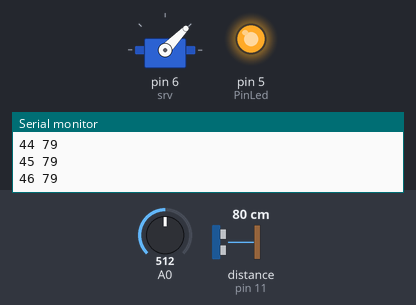
This sketch was run on a simulated Arduino Uno, built with avr-gcc and run on an emulated ATmega328P. Parts: servo, output pins drawn as LEDs (lit = HIGH), the last lines printed to the serial monitor. Wiring (inferred from the names in the program): ultrasonic range finder: trigger pin 12; echo pin 11. The inputs (shaded band) are chosen by the test bench; at power-on: distance to the obstacle (sensor on pin 11) 80 cm, A0 = 512. The echo pulse lasts 58.3 µs per cm; pins used as bus, display or sensor lines are not drawn.

Above: at 1.2 s.
1.3 s: distance to the obstacle (sensor on pin 11) set to 2 cm
At 2.3 s:
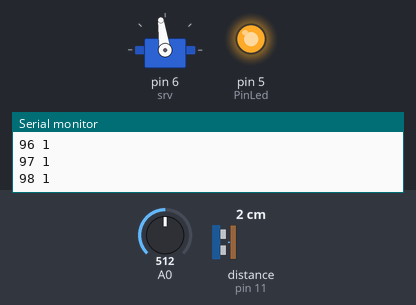
4.3 s: A0 set to 110
At 5.3 s:
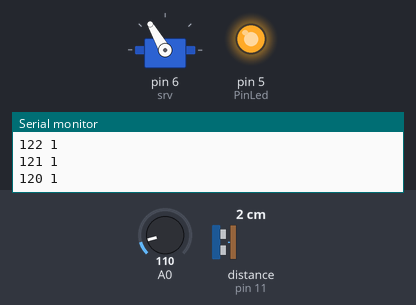
7.3 s: A0 set to 95
At 7.8 s:
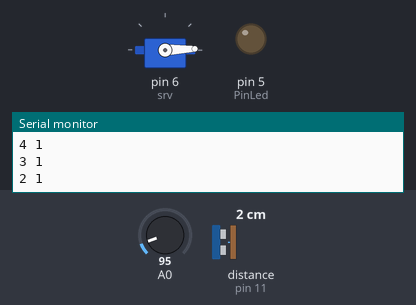
10.3 s: distance to the obstacle (sensor on pin 11) set to 250 cm
13.3 s: distance to the obstacle (sensor on pin 11) set to 4 cm
16.3 s: A0 set to 122
At 17.4 s:
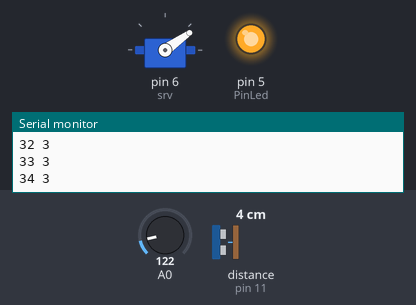
Timing chart, 0 to 20.3 s (numbered marks = the images above; inputs shaded):
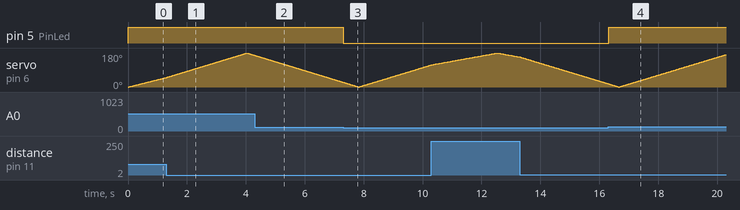

The sketch:

radar.ino
```cpp
////////////////////////////////////////////////////////////////////////////////
// Arduino Radar fun project.
// This sketch uses sonar and servo motor to scan 180 field.
// Measurments are transferred via serial line using a simple text protocol:
// one measurement per line in the format: Angle Distance\n
////////////////////////////////////////////////////////////////////////////////

#include <Servo.h>

////////////////////////////////////////////////////////////////////////////////
// Globals
////////////////////////////////////////////////////////////////////////////////
Servo srv;
int angle = 0;
int step = 1;

const int Max_Angle = 180;
const int Brightness_Threshold = 100;

////////////////////////////////////////////////////////////////////////////////
// Pins Layout
////////////////////////////////////////////////////////////////////////////////
constexpr int PinLed = 5;
constexpr int PinSonarEcho = 11;
constexpr int PinSonarTrig = 12;


////////////////////////////////////////////////////////////////////////////////

void setup() {
  // put your setup code here, to run once:
  Serial.begin(115200);
  srv.attach(6);
  pinMode(PinLed, OUTPUT);
  pinMode(PinSonarTrig, OUTPUT);
  pinMode(PinSonarEcho, INPUT);
}

void MoveRadar() {
  angle = constrain(angle, 0, Max_Angle);
  srv.write(angle);
}

void MakeStep() {
  angle += step;
  if (angle >= Max_Angle || angle <=0) {
    step = -step;
  }
}

int HandleLightness() {
  int brightness = analogRead(A0);
  if (brightness > Brightness_Threshold) {
    digitalWrite(PinLed, HIGH);
  } else {
    digitalWrite(PinLed, LOW);
  }
}

long MeasureDistance() {
  long duration, cm;

  digitalWrite(PinSonarTrig, LOW);
  delayMicroseconds(5);
  digitalWrite(PinSonarTrig, HIGH);

  // Set pin high and wait for 10 miscroseconds,
  // the sonar will send 40 kHz signal
  delayMicroseconds(10);
  digitalWrite(PinSonarTrig, LOW);

  // Measure the duration of the high state from the sonar
  duration = pulseIn(PinSonarEcho, HIGH);

  // Convert the measurement to centimeters
  cm = (duration / 2) / 29.1;

  return cm;
}

void SendData(int angle, long distance) {
  Serial.print(angle);
  Serial.print(" ");
  Serial.print(distance);
  //Serial.print(brightness);
  Serial.println();
}

////////////////////////////////////////////////////////////////////////////////
// Main loop
////////////////////////////////////////////////////////////////////////////////

void loop() {
  MoveRadar();
  long distance = MeasureDistance();
  HandleLightness();
  SendData(angle, distance);
  MakeStep();
  delay(20);
}
```

Measured:
- the behaviour switches between 101 and 100 on A0 (found by bisection; images 2 and 3)
- after the input at 7.3 s, pin 5 (PinLed): HIGH → LOW at once
- after the input at 16.3 s, pin 5 (PinLed): LOW → HIGH at once
